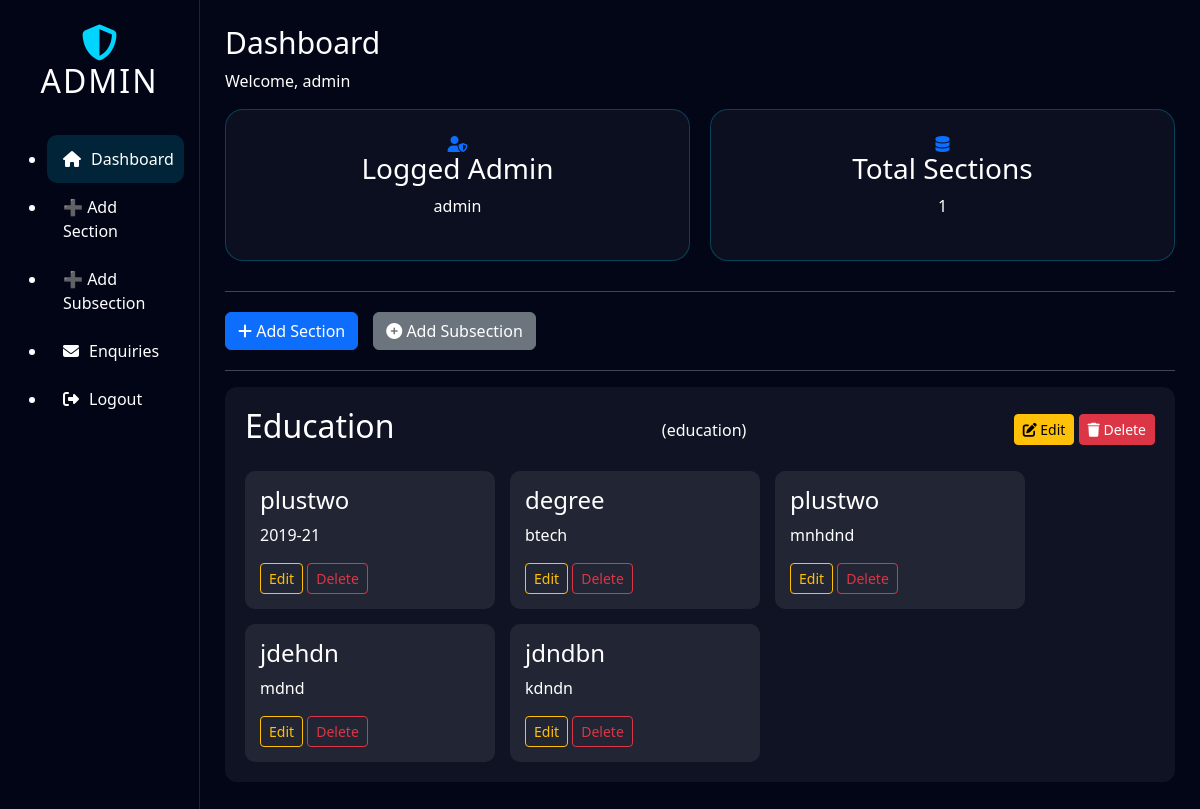
Screenshot of /admin/dashboard (signed in) with the database file from the repository.
### models.py (models this page shows)
class SectionHead(db.Model):
    __tablename__ = "section_head"
    id = db.Column(db.Integer, primary_key=True)
    section_name = db.Column(db.String(100), unique=True, nullable=False)
    section_title = db.Column(db.String(200), nullable=False)
    section_description = db.Column(db.Text)
    display_order = db.Column(db.Integer, default=0)
    items = db.relationship("SectionBody", backref="section", cascade="all, delete",
                            order_by="SectionBody.item_order")

class SectionBody(db.Model):
    __tablename__ = "section_body"
    id = db.Column(db.Integer, primary_key=True)
    section_id = db.Column(db.Integer, db.ForeignKey("section_head.id"), nullable=False)
    content_key = db.Column(db.String(100), nullable=False)
    content_value = db.Column(db.Text, nullable=False)
    group_id = db.Column(db.Integer, default=0)
    item_order = db.Column(db.Integer, default=0)

### admin/routes.py (the view)
@admin_bp.route('/dashboard')
@login_required
def dashboard():
    sections = SectionHead.query.order_by(SectionHead.display_order.asc()).all()
    return render_template(
        "admin_dashboard.html",
        sections=sections
    )

### admin/routes.py (called while the page is built)
def login_required(f):
    from functools import wraps
    @wraps(f)
    def wrapper(*args, **kwargs):
        if "admin_id" not in session:
            return redirect(url_for("admin.login"))
        return f(*args, **kwargs)
    return wrapper

### templates/admin_dashboard.html
{% extends "admin_layout.html" %}
{% set active = "dashboard" %}
{% set page_title = "Dashboard" %}
{% block content %}
<div class="dashboard-cards">
    <div class="card">
        <i class="fas fa-user-shield text-primary"></i>
        <h3>Logged Admin</h3>
        <p>{{ session['admin_username'] }}</p>
    </div>
    <div class="card">
        <i class="fas fa-database text-primary"></i>
        <h3>Total Sections</h3>
        <p>{{ sections|length }}</p>
    </div>
</div>
<hr>
<div class="action-buttons">
    <a class="btn btn-primary" href="{{ url_for('admin.add_section_head') }}">
        <i class="fas fa-plus"></i> Add Section
    </a>
    <a class="btn btn-secondary" href="{{ url_for('admin.add_subsection') }}">
        <i class="fas fa-plus-circle"></i> Add Subsection
    </a>
</div>
<hr>
{% for section in sections %}
<div class="section-block">
    <div class="section-header">
        <h2>{{ section.section_title }}</h2>
        <span class="section-name">({{ section.section_name }})</span>
        <div class="section-actions">
            <a href="{{ url_for('admin.edit_section', id=section.id) }}"
               class="btn btn-sm btn-warning">
                <i class="fas fa-edit"></i> Edit
            </a>
            <a href="{{ url_for('admin.delete_section', id=section.id) }}"
               class="btn btn-sm btn-danger"
               onclick="return confirm('Delete this section and all its subsections?');">
                <i class="fas fa-trash"></i> Delete
            </a>
        </div>
    </div>
    <div class="subsection-grid">
        {% for item in section.items %}
        <div class="sub-card">
            <h4>{{ item.content_key }}</h4>
            <p>{{ item.content_value }}</p>
            <div class="sub-actions">
                <a href="{{ url_for('admin.edit_subsection', id=item.id) }}"
                   class="btn btn-sm btn-outline-warning">
                    Edit
                </a>
                <a href="{{ url_for('admin.delete_subsection', id=item.id) }}"
                   class="btn btn-sm btn-outline-danger"
                   onclick="return confirm('Delete this subsection?');">
                    Delete
                </a>
            </div>
        </div>
        {% endfor %}
    </div>
</div>
{% endfor %}
{% endblock %}

### templates/admin_layout.html (shortened to what this page needs)
<!DOCTYPE html>
<html lang="en">
<head>
    <link href="https://cdn.jsdelivr.net/npm/bootstrap@5.3.3/dist/css/bootstrap.min.css" rel="stylesheet">
    <link rel="stylesheet" href="{{ url_for('static', filename='css/admin_dashboard.css') }}">
    <link rel="stylesheet" href="{{ url_for('static', filename='css/admin_forms.css') }}">
    <link rel="stylesheet" href="https://cdnjs.cloudflare.com/ajax/libs/font-awesome/6.6.0/css/all.min.css">
</head>
<body class="admin-body">
    <div class="container-fluid min-vh-100">
        <div class="row min-vh-100">
            <aside id="sidebarMenu" class="col-md-3 col-lg-2 sidebar collapse d-md-block">
                <div class="sidebar-header">
                    <i class="fas fa-shield-alt logo-icon"></i>
                    <h2>ADMIN</h2>
                </div>
                <ul class="sidebar-menu">
                    <li>
                        <a href="{{ url_for('admin.dashboard') }}"
                            class="{% if active=='dashboard' %}active{% endif %}">
                            <i class="fas fa-home"></i> Dashboard
                        </a>
                    </li>
                    <li>
                        <a href="{{ url_for('admin.add_section_head') }}">
                            ➕ Add Section
                        </a>
                    </li>
                    <li>
                        <a href="{{ url_for('admin.add_subsection') }}">
                            ➕ Add Subsection
                        </a>
                    </li>
                    <li>
                        <a href="{{ url_for('admin.enquiries') }}">
                            <i class="fas fa-envelope"></i> Enquiries
                        </a>
                    </li>
                    <li>
                        <a href="{{ url_for('admin.logout') }}" class="logout-btn">
                            <i class="fas fa-sign-out-alt"></i> Logout
                        </a>
                    </li>
                </ul>
            </aside>
            <main class="col-md-9 col-lg-10 main-content">
                <header class="admin-header">
                    <h1>{{ page_title }}</h1>
                    <p>Welcome, {{ session['admin_username'] }}</p>
                </header>
                <section class="content-section">
                    {% block content %}{% endblock %}
                </section>
            </main>
        </div>
    </div>
</body>
</html>

### static/css/admin_dashboard.css (style rules this page uses)
* { margin: 0; padding: 0; box-sizing: border-box; }
body.admin-body { background: #020617; color: #ffffff; min-height: 100vh; font-family: 'Segoe UI', Tahoma, Geneva, Verdana, sans-serif; }
.sidebar { background: rgba(2, 6, 23, 0.95); min-height: 100vh; border-right: 1px solid rgba(0, 212, 255, 0.2); padding: 25px 15px; }
.sidebar-header { text-align: center; margin-bottom: 35px; }
.logo-icon { font-size: 36px; color: #00d4ff; }
.sidebar-header h2 { color: #ffffff; letter-spacing: 2px; }
.sidebar-menu a { display: flex; align-items: center; gap: 10px; padding: 12px 16px; color: #ffffff !important; text-decoration: none; border-radius: 10px; transition: 0.3s ease; font-weight: 500; }
.sidebar-menu a:hover, .sidebar-menu a.active { background: rgba(0, 212, 255, 0.15); }
.main-content { padding: 25px; }
.admin-header h1 { font-size: 30px; color: #ffffff !important; }
.admin-header p { color: #ffffff !important; }
.dashboard-cards { display: flex; gap: 20px; margin-bottom: 30px; }
.card { flex: 1; background: rgba(255, 255, 255, 0.04); padding: 26px; border-radius: 18px; border: 1px solid rgba(0, 212, 255, 0.25); text-align: center; transition: 0.3s ease; }
.card p { color: #ffffff !important; }
.action-buttons { display: flex; gap: 15px; margin: 20px 0; }
.action-buttons a { text-decoration: none !important; }
.section-block { background: rgba(255,255,255,0.05); padding: 20px; border-radius: 12px; margin-bottom: 35px; }
.section-header { display: flex; justify-content: space-between; align-items: center; }
.section-header h2 { color: #ffffff; }
.subsection-grid { display: flex; gap: 15px; flex-wrap: wrap; margin-top: 18px; }
.sub-card { width: 250px; padding: 15px; background: rgba(255,255,255,0.08); border-radius: 10px; color: white; }
.sub-actions { margin-top: 10px; }
.dashboard-cards .card p, .dashboard-cards .card h3 { color: #ffffff !important; opacity: 1 !important; }

### rows the page displays
SectionHead: section_title "Education", section_name "education"
SectionBody: content_key "plustwo", content_value "2019-21"
SectionBody: content_key "degree", content_value "btech"
SectionBody: content_key "plustwo", content_value "mnhdnd"
SectionBody: content_key "jdehdn", content_value "mdnd"
SectionBody: content_key "jdndbn", content_value "kdndn"

### other values shown
{{ page_title }} "Dashboard"
{{ session['admin_username'] }} "admin"
{{ sections|length }} "1"
